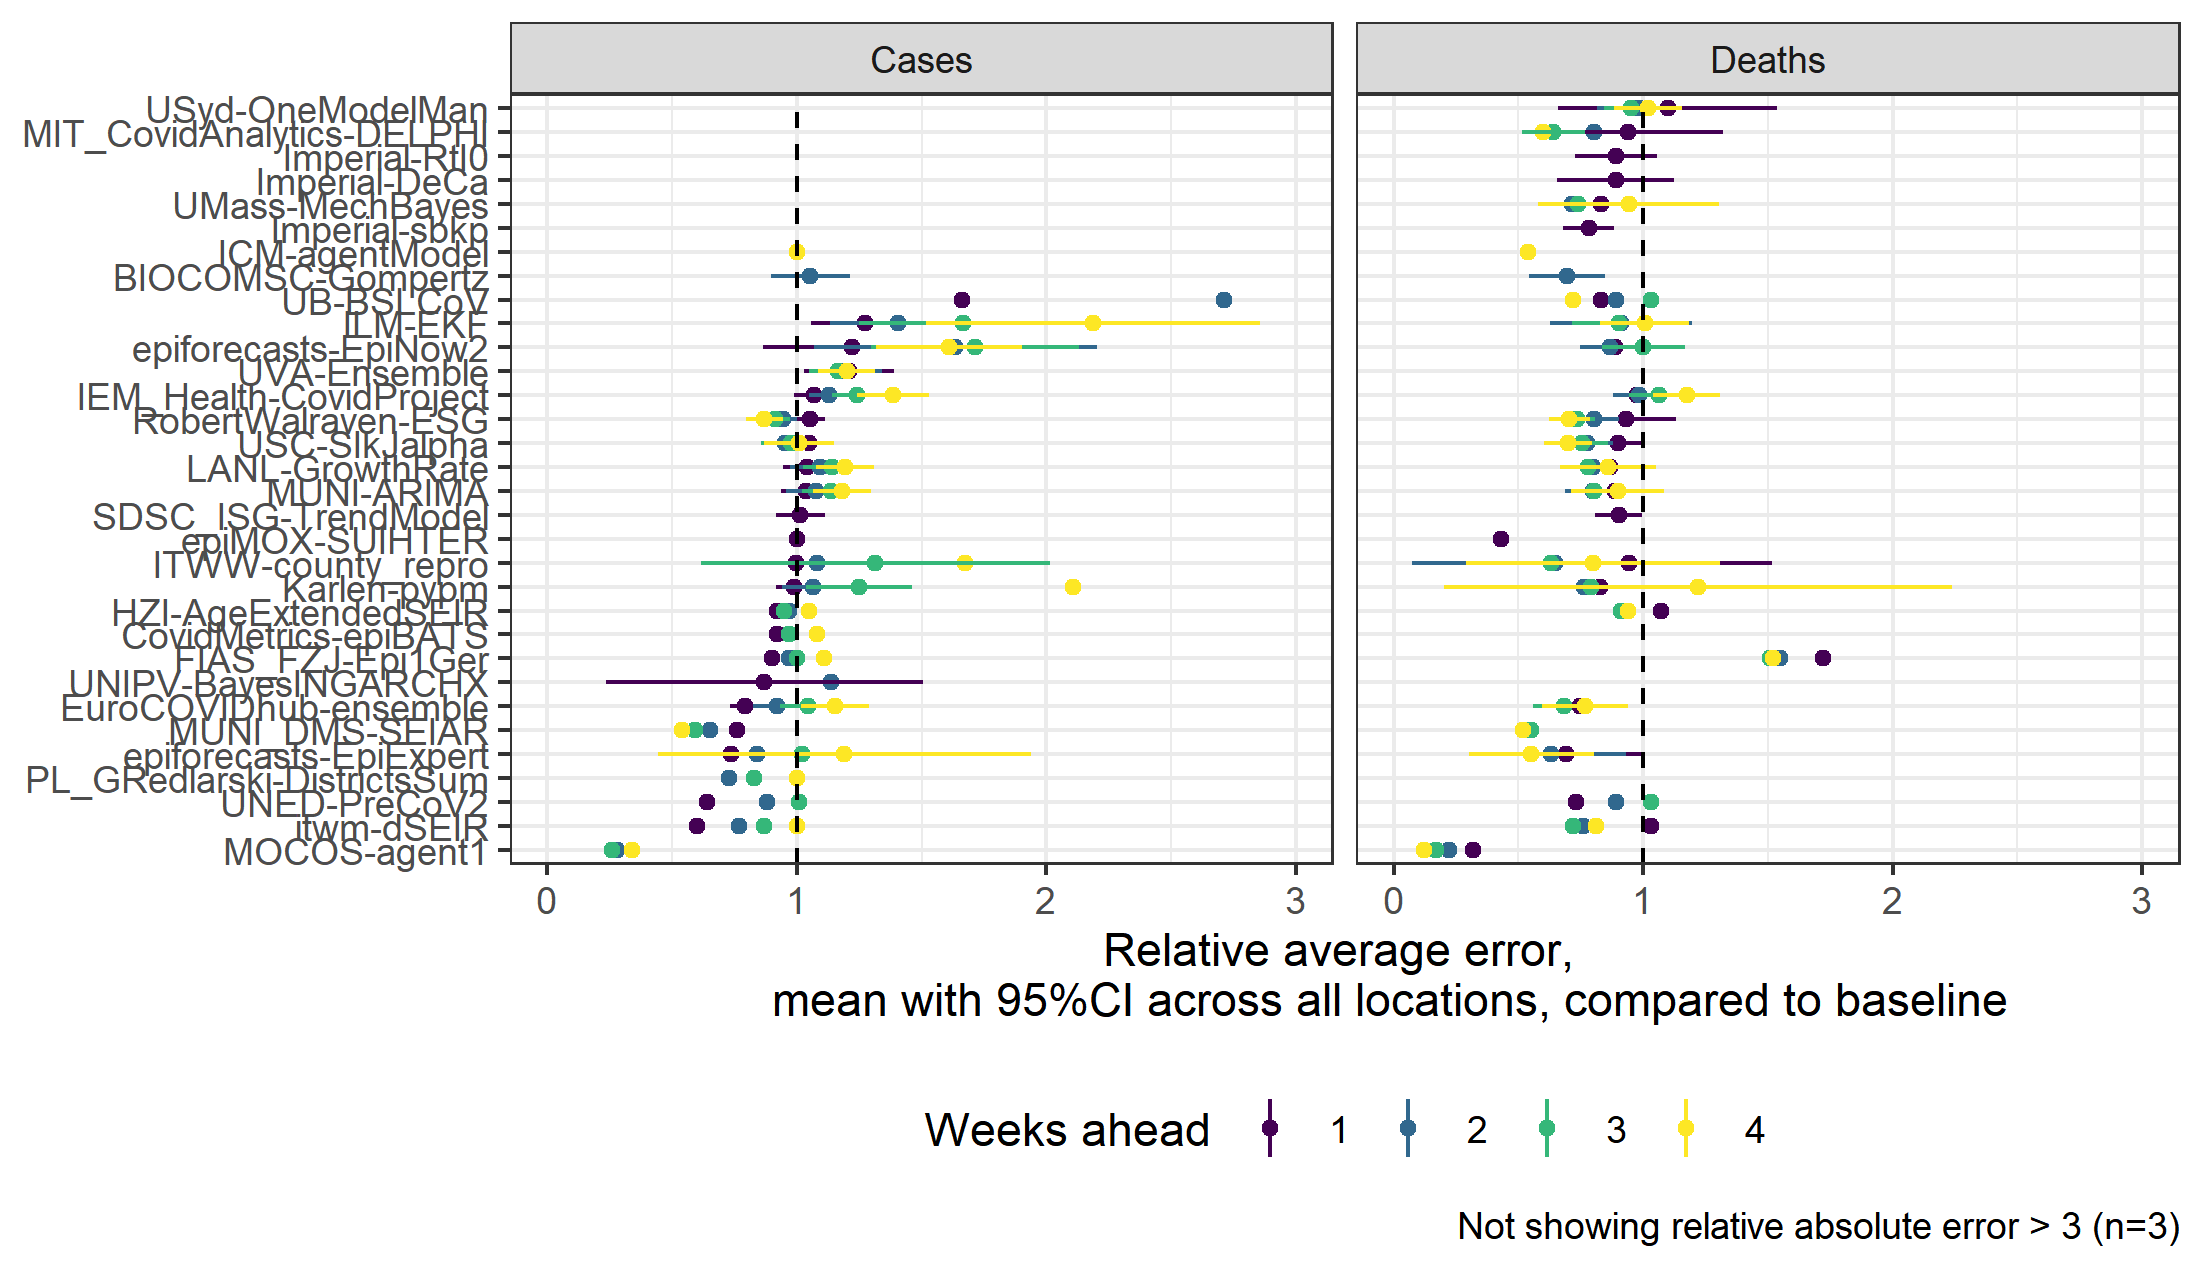

The script that saved this image:
# Eval all models by rel ae
source(here::here("code", "papers", "forecast-eval", "get-eval.R"))

# Models relative AE plotted across all locations
ae <- eval %>%
  mutate(var = rel_ae) %>%
  group_by(model, model_abbr, horizon, target_variable_neat) %>%
  summarise(var.mean = mean(var, na.rm = TRUE),
            var.sd = sd(var, na.rm = TRUE),
            var.n = n()) %>%
  mutate(var.se = var.sd / sqrt(var.n),
         var.lower = var.mean - qt(1 - (0.05 / 2), var.n - 1) * var.se,
         var.upper = var.mean + qt(1 - (0.05 / 2), var.n - 1) * var.se) %>%
  rename_with(~ gsub("var.", "rae.", .x, fixed = TRUE))

ae %>%
  filter(!grepl("baseline", model)) %>%
  group_by(target_variable_neat, horizon) %>%
  mutate(model = fct_reorder(model, rae.mean, min)) %>%
  ggplot(aes(y = model, col = factor(horizon, ordered = TRUE))) +
  geom_point(aes(x = rae.mean)) +
  geom_linerange(aes(xmin = rae.lower, xmax = rae.upper)) +
  geom_vline(aes(xintercept = 1), lty = 2) +
  scale_colour_viridis_d(option = 7) +
  xlim(c(0,3)) +
  labs(x = "Average relative error, 
       mean with 95%CI across all locations, compared to baseline",
       y = NULL,
       colour = "Weeks ahead",
       caption = "Not showing relative absolute error > 3 (n=3)") +
  facet_wrap(~ target_variable_neat, scales = "free_x") +
  theme_bw() +
  theme(legend.position = "bottom")

ggsave(paste0(file_path, "/eval-rae.png"))


# wis ---------------------------------------------------------------------

# check correlation of wis with ae
cor(eval$rel_ae, eval$rel_wis, use = "pairwise") # 0.81
cor_ae_wis <- eval %>%
  group_by(horizon, target_variable) %>%
  summarise(cor_ae_wis = cor(rel_wis, rel_ae, use = "pairwise"),
            .groups = "drop") %>%
  arrange()
# 0.85 to 0.97 correlations between relative AE and relative WIS
# across locations and models

# average rel wis 
wis <- eval %>%
  mutate(var = rel_wis) %>%
  group_by(model, model_abbr, horizon, target_variable_neat) %>%
  summarise(var.mean = mean(var, na.rm = TRUE),
            var.sd = sd(var, na.rm = TRUE),
            var.n = n()) %>%
  mutate(var.se = var.sd / sqrt(var.n),
         var.lower = var.mean - qt(1 - (0.05 / 2), var.n - 1) * var.se,
         var.upper = var.mean + qt(1 - (0.05 / 2), var.n - 1) * var.se) %>%
  rename_with(~ gsub("var.", "wis.", .x, fixed = TRUE))

wis %>%
  filter(!grepl("baseline", model)) %>%
  group_by(target_variable_neat, horizon) %>%
  mutate(model = fct_reorder(model, wis.mean, min)) %>%
  ggplot(aes(y = model, col = factor(horizon, ordered = TRUE))) +
  geom_point(aes(x = wis.mean)) +
  geom_linerange(aes(xmin = wis.lower, xmax = wis.upper)) +
  geom_vline(aes(xintercept = 1), lty = 2) +
  scale_colour_viridis_d(option = 7) +
  xlim(c(0,3)) +
  labs(x = "Average relative skill based on interval score, 
       mean with 95%CI across all locations, compared to baseline",
       y = NULL,
       colour = "Weeks ahead",
       caption = "Not showing relative absolute error > 3 (n=2)
       Models which did not provide quantiles have no score") +
  facet_wrap(~ target_variable_neat, scales = "free_x") +
  theme_bw() +
  theme(legend.position = "bottom")

ggsave(paste0(file_path, "/eval-wis.png"))

